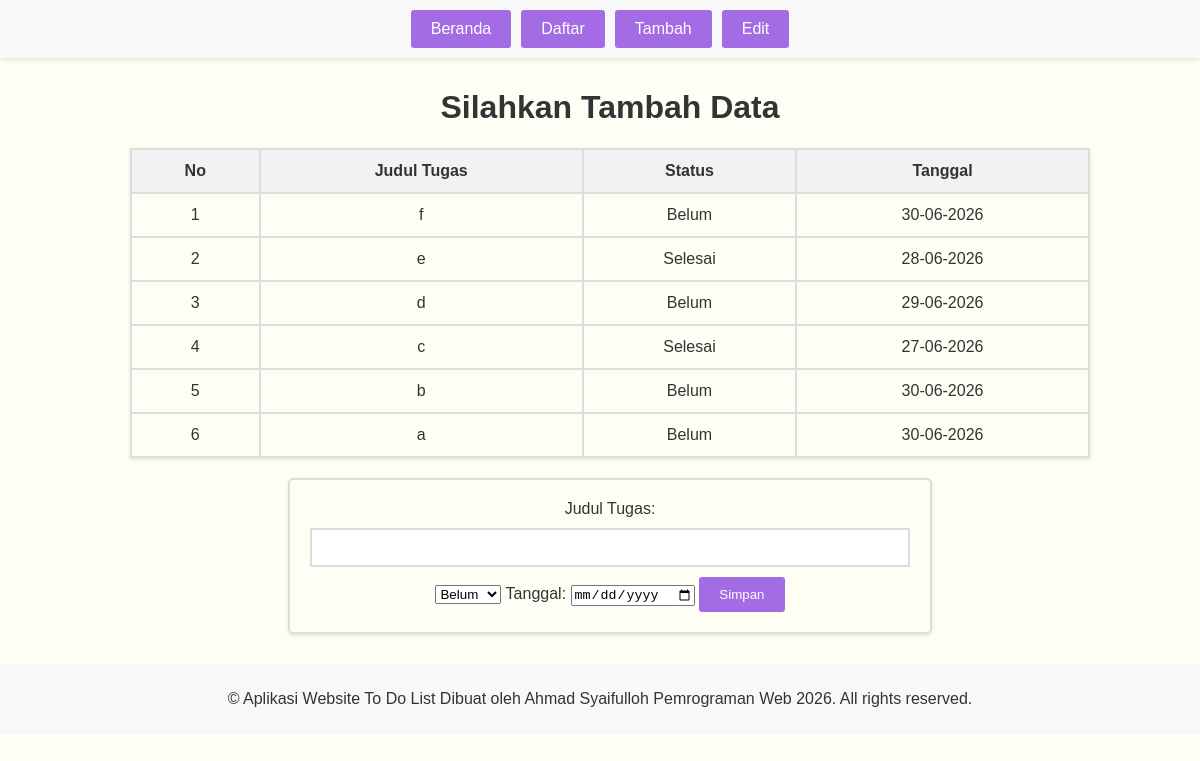
The app's page /tambah.php with its own data.
### tables this page shows
CREATE TABLE `tugas` (
  `id` int(11) NOT NULL,
  `judul_tugas` varchar(100) NOT NULL,
  `status` enum('belum','selesai') NOT NULL,
  `tanggal` date NOT NULL
);

### koneksi.php (called while the page is built, shortened)
<?php
function formatTanggal($tanggal){
    return date("d-m-Y", strtotime($tanggal));
}
function statusBadge($status){
    return ucfirst($status);
}

### tambah.php (the view, shortened to what this page needs)
<?php
include 'koneksi.php';
$data = mysqli_query($koneksi, "SELECT * FROM tugas ORDER BY id DESC");
?>
<!DOCTYPE html>
<html lang="en">
<head>
     <link rel="stylesheet" href="css/style.css">
</head>
<body>
     <header>
        <nav>
            <ul>
                <a href="index.php">Beranda</a>
                <a href="daftar.php">Daftar</a>
                <a href="tambah.php">Tambah</a>
                <a href="edit.php">Edit</a>
            </ul>
        </nav>
    </header>
    <div class="container">
    <h1>Silahkan Tambah Data</h1>
     <table>
            <tr>
                <th>No</th>
                <th>Judul Tugas</th>
                <th>Status</th>
                <th>Tanggal</th>
            </tr>
            <?php $no = 1;
            while($d = mysqli_fetch_array($data)){
            ?>
            <tr>
                <td><?php echo $no++; ?></td>
                <td><?php echo $d['judul_tugas']; ?></td>
                <td><?php echo statusBadge($d['status']); ?></td>
                <td><?php echo formatTanggal($d['tanggal']); ?></td>
            </tr>
            <?php } ?>
        </table>
    <form method="POST">
        <label for="judul_tugas">Judul Tugas:</label>
        <input type="text" name="judul_tugas" id="judul_tugas" required>
        <select name="status">
        <option value="Belum">Belum</option>
        </select>
        <label for="tanggal">Tanggal:</label>
        <input type="date" name="tanggal" id="tanggal" required>
        <button type="submit" name="simpan">Simpan</button>
    </form>
    </div>
<footer>
        <p>&copy; Aplikasi Website To Do List
Dibuat oleh Ahmad Syaifulloh
Pemrograman Web 2026. All rights reserved.</p>
    </footer>
</body>
</html>

### css/style.css (style rules this page uses)
body { background-color: #fffef5; font-family: Arial, sans-serif; color: #333; margin: 0; }
header { background-color: #f8f8f8; padding: 10px; text-align: center; box-shadow: 0 2px 4px rgba(0, 0, 0, 0.1); }
.container { width: 100%; max-width: 1200px; margin: 0 auto; padding: 10px; text-align: center; }
nav ul { list-style-type: none; padding: 0; margin: 0; display: flex; justify-content: center; gap: 10px; }
nav ul a { text-decoration: none; color: #ffffff; padding: 10px 20px; transition: background-color 0.3s, color 0.3s; }
table { width: 80%; margin: 20px auto; border: 2px solid #ddd; border-collapse: collapse; box-shadow: 0 2px 4px rgba(0, 0, 0, 0.1); }
th, td { border: 2px solid #ddd; padding: 12px; text-align: center; }
th { background-color: #f2f2f2; }
a { text-decoration: none; padding: 8px 6px; background-color:#a36be4; color: rgb(255, 255, 255); border-radius: 3px; }
button { background-color: #a36be4; color: white; padding: 10px 20px; border: none; cursor: pointer; transition: background-color 0.3s; border-radius: 3px; }
form { width: 50%; margin: 20px auto; padding: 20px; border: 2px solid #ddd; border-radius: 5px; box-shadow: 0 2px 4px rgba(0, 0, 0, 0.1); }
input[type="text"] { width: 100%; padding: 10px; margin: 10px 0; border: 2px solid #ddd; box-sizing: border-box; }
footer { background-color: #f8f8f8; padding: 10px; text-align: center; }

### records on screen
tugas: judul_tugas "f", status "Belum", tanggal "30-06-2026"
tugas: judul_tugas "e", status "Selesai", tanggal "28-06-2026"
tugas: judul_tugas "d", status "Belum", tanggal "29-06-2026"
tugas: judul_tugas "c", status "Selesai", tanggal "27-06-2026"
tugas: judul_tugas "b", status "Belum", tanggal "30-06-2026"
tugas: judul_tugas "a", status "Belum", tanggal "30-06-2026"
